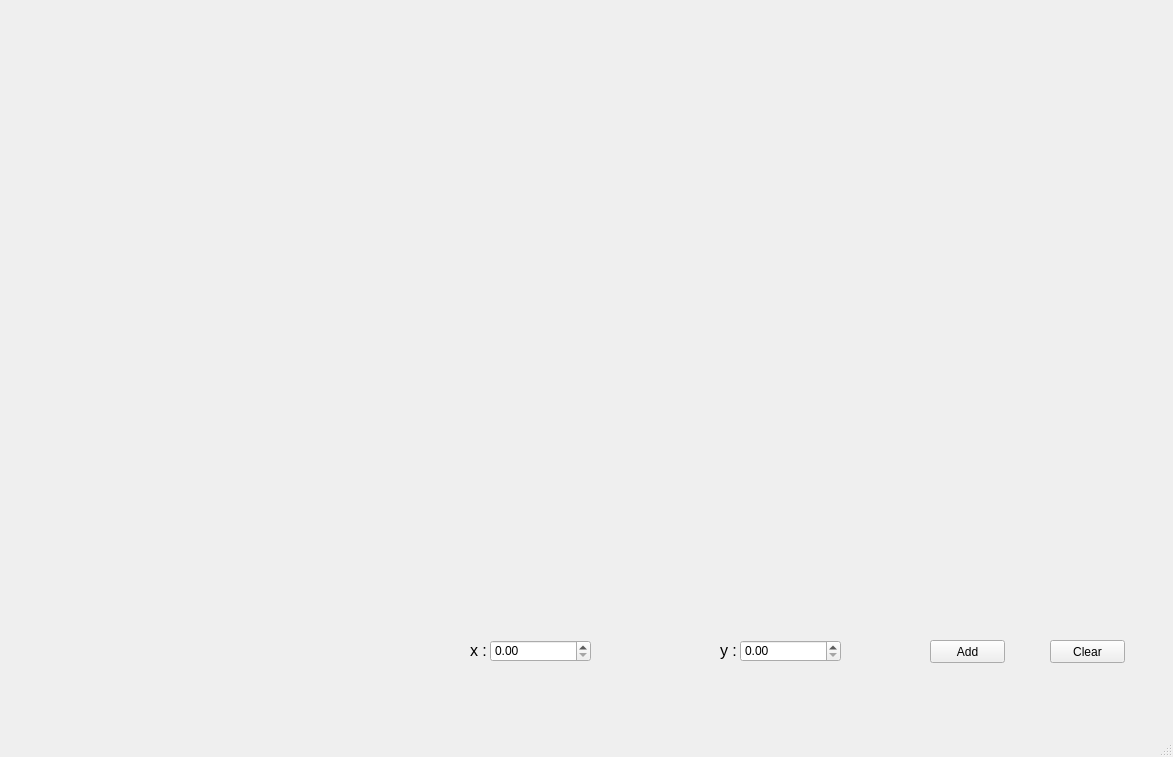
<?xml version="1.0" encoding="UTF-8"?>
<ui version="4.0">
 <class>MainWindow</class>
 <widget class="QMainWindow" name="MainWindow">
  <property name="geometry">
   <rect>
    <x>0</x>
    <y>0</y>
    <width>1173</width>
    <height>757</height>
   </rect>
  </property>
  <property name="windowTitle">
   <string>MainWindow</string>
  </property>
  <widget class="QWidget" name="centralwidget">
   <widget class="QCustomPlot" name="plot" native="true">
    <property name="geometry">
     <rect>
      <x>10</x>
      <y>10</y>
      <width>1151</width>
      <height>611</height>
     </rect>
    </property>
   </widget>
   <widget class="QDoubleSpinBox" name="bx_x">
    <property name="geometry">
     <rect>
      <x>490</x>
      <y>640</y>
      <width>101</width>
      <height>22</height>
     </rect>
    </property>
   </widget>
   <widget class="QDoubleSpinBox" name="bx_y">
    <property name="geometry">
     <rect>
      <x>740</x>
      <y>640</y>
      <width>101</width>
      <height>22</height>
     </rect>
    </property>
   </widget>
   <widget class="QLabel" name="lbl_x">
    <property name="geometry">
     <rect>
      <x>470</x>
      <y>640</y>
      <width>20</width>
      <height>21</height>
     </rect>
    </property>
    <property name="font">
     <font>
      <pointsize>12</pointsize>
     </font>
    </property>
    <property name="text">
     <string>x :</string>
    </property>
   </widget>
   <widget class="QLabel" name="llbl_y">
    <property name="geometry">
     <rect>
      <x>720</x>
      <y>640</y>
      <width>21</width>
      <height>21</height>
     </rect>
    </property>
    <property name="font">
     <font>
      <pointsize>12</pointsize>
     </font>
    </property>
    <property name="text">
     <string>y :</string>
    </property>
   </widget>
   <widget class="QPushButton" name="btn_add">
    <property name="geometry">
     <rect>
      <x>930</x>
      <y>640</y>
      <width>75</width>
      <height>23</height>
     </rect>
    </property>
    <property name="text">
     <string>Add</string>
    </property>
   </widget>
   <widget class="QPushButton" name="btn_clear">
    <property name="geometry">
     <rect>
      <x>1050</x>
      <y>640</y>
      <width>75</width>
      <height>23</height>
     </rect>
    </property>
    <property name="text">
     <string>Clear</string>
    </property>
   </widget>
  </widget>
  <widget class="QMenuBar" name="menubar">
   <property name="geometry">
    <rect>
     <x>0</x>
     <y>0</y>
     <width>1173</width>
     <height>21</height>
    </rect>
   </property>
  </widget>
  <widget class="QStatusBar" name="statusbar"/>
 </widget>
 <customwidgets>
  <customwidget>
   <class>QCustomPlot</class>
   <extends>QWidget</extends>
   <header>qcustomplot.h</header>
   <container>1</container>
  </customwidget>
 </customwidgets>
 <resources/>
 <connections/>
</ui>
